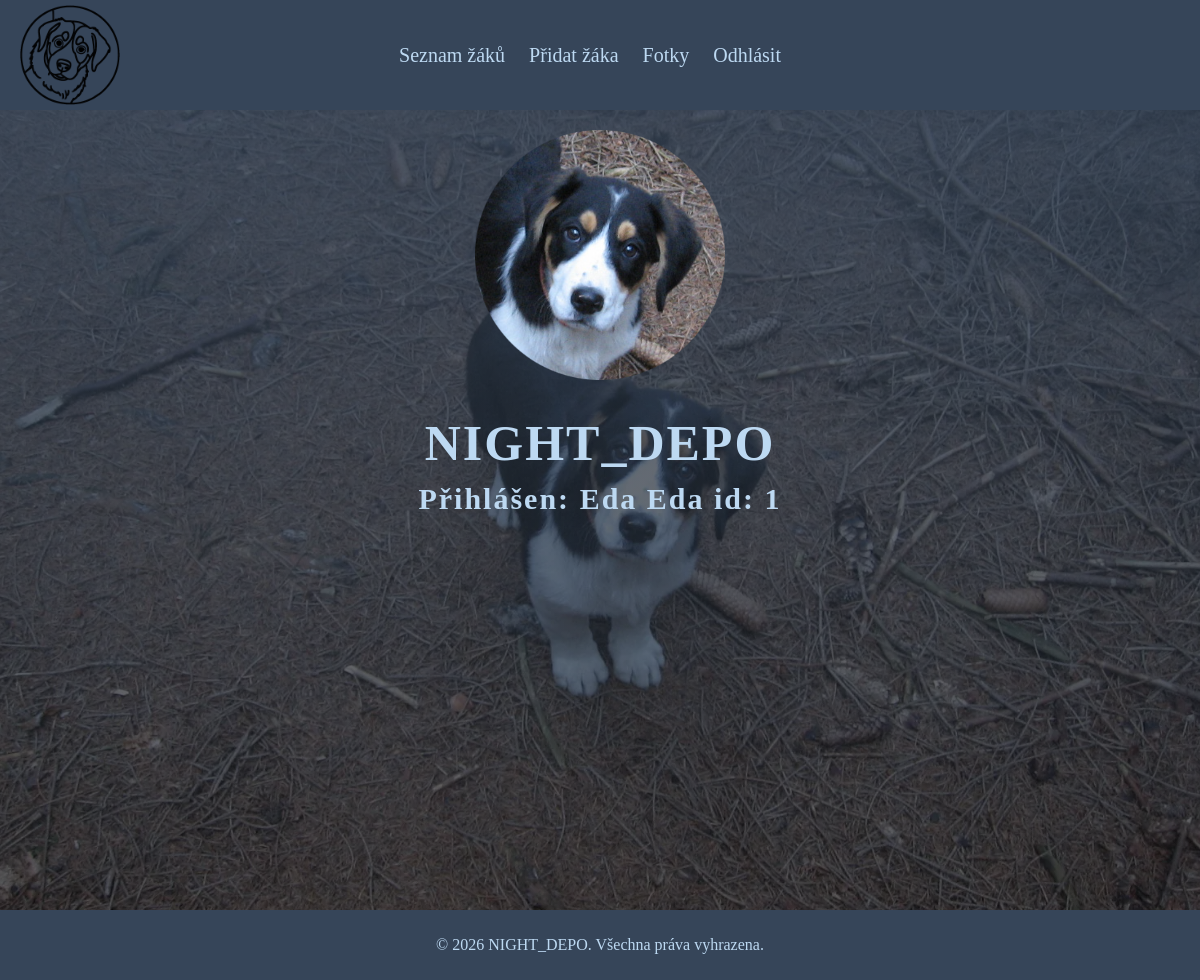
/admin/index_admin.php (signed in), run on the app's committed database.
### tables this page shows
CREATE TABLE `user` (
  `id` int(11) NOT NULL,
  `first_name` varchar(60) NOT NULL,
  `second_name` varchar(60) NOT NULL,
  `email` varchar(60) NOT NULL,
  `heslo` varchar(255) NOT NULL,
  `role` enum('user','admin') DEFAULT 'user'
);

### classes/UserDB.php (called while the page is built, shortened)
<?php
class UserDB {
    public static function infoUser($conn, $id) {
        $sql = "SELECT id, first_name, second_name, email, role
                FROM user
                WHERE id = :id";
        try {
            $statement = $conn->prepare($sql);
            $statement->bindValue(":id", $id, PDO::PARAM_INT);
            $statement->execute();
            $data = $statement->fetch(PDO::FETCH_ASSOC);
            if ($data) {
                return [
                    "success" => true,
                    "data" => $data
                ];
            } else {
                return [
                    "success" => false,
                    "message" => "Uživatel nenalezen."
                ];
            }
        } catch (PDOException $e) {
            return [
                "success" => false,
                "message" => "Chyba při získávání informací: " . $e->getMessage()
            ];
        }
    }
}
?>

### admin/index_admin.php (the view, shortened to what this page needs)
<?php
    require '../classes/Database.php';
    require '../classes/UserDB.php';
    $dbClass = new Database();
    $conn = $dbClass->connectionDB();
    $id = $_SESSION['log_in_user_id'];
    $loginUser = UserDB::infoUser($conn,$id);
?>
<?php
    require '../assets/header_admin.php'; ?>
    <main class="index">
        <section>
            <img src="../img/ela_kruh.png" alt="">
            <h1>NIGHT_DEPO</h1>
            <h2>Přihlášen: <?= htmlspecialchars($loginUser['data']['first_name']) ?> <?= htmlspecialchars($loginUser['data']['second_name']) ?> id: <?= htmlspecialchars($loginUser['data']['id']) ?></h2><br>
        </section>
    </main>
<?php require '../assets/footer.php';  ?>

### css/general.css (style rules this page uses)
* { margin: 0; padding: 0; box-sizing: border-box; }
body { background-color: #364559; }
main { padding-bottom: 20px; display: flex; min-height: 100vh; background-image: linear-gradient(rgba(54, 69, 89, 0.851), rgba(0, 0, 0, 0.544)), url(../img/ela_les.webp); background-size: cover; background-position: center; background-repeat: no-repeat; background-attachment: fixed; background-color: #364559; flex-direction: column; color: #BDD9F2; align-items: center; }
h1 { font-size: 50px; color: #BDD9F2; margin-bottom: 10px; margin-top: 10px; border-bottom: 5px solid #BDD9F2; width: 100%; box-sizing: border-box; }
h2 { margin-bottom: 10px; margin-top: 10px; text-align: center; }

### css/index.css (style rules this page uses)
main.index { display: flex; flex-direction: row; justify-content: center; align-items: start; text-align: center; color: #BDD9F2; }
main.index img { width: 250px; height: auto; margin-bottom: 20px; margin-top: 20px; animation: from_top 1s linear; }
main.index h1 { font-size: 50px; letter-spacing: 2px; word-spacing: 10px; color: #BDD9F2; border: 0; animation: from_bottom 1s linear; }
main.index h2 { font-size: 30px; letter-spacing: 2px; color: #BDD9F2; border: 0; animation: from_bottom 1s linear; }

### data on the page
user: first_name "Eda", second_name "Eda", id "1"
